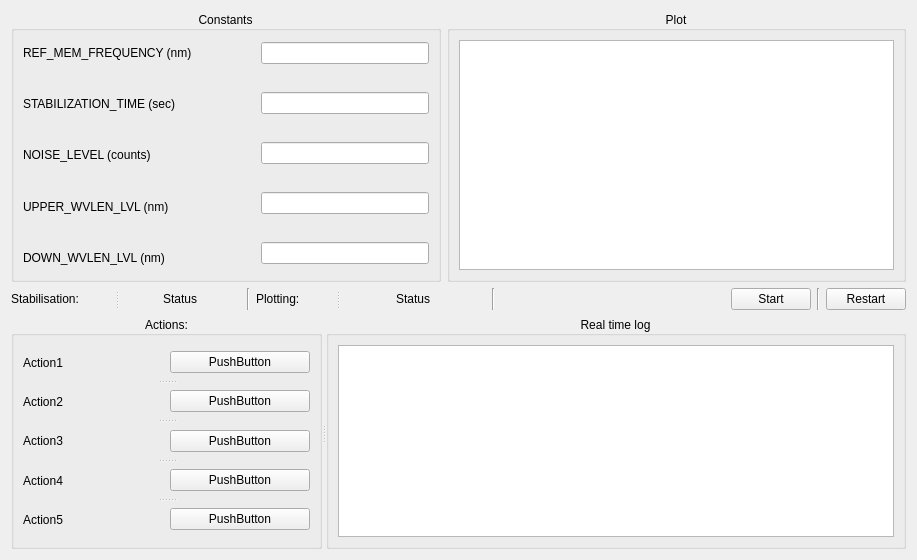
<?xml version="1.0" encoding="UTF-8"?>
<ui version="4.0">
 <class>Form</class>
 <widget class="QWidget" name="Form">
  <property name="geometry">
   <rect>
    <x>0</x>
    <y>0</y>
    <width>917</width>
    <height>560</height>
   </rect>
  </property>
  <property name="windowTitle">
   <string>Form</string>
  </property>
  <layout class="QGridLayout" name="gridLayout_3">
   <item row="0" column="0">
    <layout class="QVBoxLayout" name="verticalLayout_3">
     <item>
      <layout class="QHBoxLayout" name="horizontalLayout_7">
       <item>
        <widget class="QGroupBox" name="groupBox">
         <property name="title">
          <string>Constants</string>
         </property>
         <property name="alignment">
          <set>Qt::AlignCenter</set>
         </property>
         <layout class="QHBoxLayout" name="horizontalLayout_10">
          <item>
           <widget class="QSplitter" name="splitter">
            <property name="orientation">
             <enum>Qt::Vertical</enum>
            </property>
            <widget class="QWidget" name="layoutWidget">
             <layout class="QHBoxLayout" name="horizontalLayout_6">
              <item>
               <layout class="QVBoxLayout" name="verticalLayout">
                <item>
                 <widget class="QLabel" name="label_4">
                  <property name="sizePolicy">
                   <sizepolicy hsizetype="Preferred" vsizetype="Preferred">
                    <horstretch>0</horstretch>
                    <verstretch>0</verstretch>
                   </sizepolicy>
                  </property>
                  <property name="maximumSize">
                   <size>
                    <width>16777215</width>
                    <height>16777215</height>
                   </size>
                  </property>
                  <property name="text">
                   <string>REF_MEM_FREQUENCY (nm)</string>
                  </property>
                 </widget>
                </item>
                <item>
                 <spacer name="horizontalSpacer_4">
                  <property name="orientation">
                   <enum>Qt::Horizontal</enum>
                  </property>
                  <property name="sizeHint" stdset="0">
                   <size>
                    <width>168</width>
                    <height>20</height>
                   </size>
                  </property>
                 </spacer>
                </item>
                <item>
                 <widget class="QLabel" name="label_5">
                  <property name="text">
                   <string>STABILIZATION_TIME (sec)                </string>
                  </property>
                 </widget>
                </item>
                <item>
                 <spacer name="horizontalSpacer_5">
                  <property name="orientation">
                   <enum>Qt::Horizontal</enum>
                  </property>
                  <property name="sizeHint" stdset="0">
                   <size>
                    <width>168</width>
                    <height>20</height>
                   </size>
                  </property>
                 </spacer>
                </item>
                <item>
                 <widget class="QLabel" name="label_7">
                  <property name="text">
                   <string>NOISE_LEVEL (counts)                        </string>
                  </property>
                 </widget>
                </item>
                <item>
                 <spacer name="horizontalSpacer_6">
                  <property name="orientation">
                   <enum>Qt::Horizontal</enum>
                  </property>
                  <property name="sizeHint" stdset="0">
                   <size>
                    <width>168</width>
                    <height>20</height>
                   </size>
                  </property>
                 </spacer>
                </item>
                <item>
                 <widget class="QLabel" name="label_6">
                  <property name="text">
                   <string>UPPER_WVLEN_LVL (nm)                    </string>
                  </property>
                 </widget>
                </item>
                <item>
                 <spacer name="horizontalSpacer_7">
                  <property name="orientation">
                   <enum>Qt::Horizontal</enum>
                  </property>
                  <property name="sizeHint" stdset="0">
                   <size>
                    <width>168</width>
                    <height>20</height>
                   </size>
                  </property>
                 </spacer>
                </item>
                <item>
                 <widget class="QLabel" name="label_8">
                  <property name="text">
                   <string>DOWN_WVLEN_LVL (nm)                    </string>
                  </property>
                 </widget>
                </item>
               </layout>
              </item>
              <item>
               <spacer name="verticalSpacer_2">
                <property name="orientation">
                 <enum>Qt::Vertical</enum>
                </property>
                <property name="sizeHint" stdset="0">
                 <size>
                  <width>20</width>
                  <height>178</height>
                 </size>
                </property>
               </spacer>
              </item>
              <item>
               <layout class="QVBoxLayout" name="verticalLayout_6">
                <item>
                 <widget class="QLineEdit" name="lineEdit">
                  <property name="sizePolicy">
                   <sizepolicy hsizetype="Expanding" vsizetype="Fixed">
                    <horstretch>0</horstretch>
                    <verstretch>0</verstretch>
                   </sizepolicy>
                  </property>
                 </widget>
                </item>
                <item>
                 <spacer name="horizontalSpacer_8">
                  <property name="orientation">
                   <enum>Qt::Horizontal</enum>
                  </property>
                  <property name="sizeHint" stdset="0">
                   <size>
                    <width>168</width>
                    <height>20</height>
                   </size>
                  </property>
                 </spacer>
                </item>
                <item>
                 <widget class="QLineEdit" name="lineEdit_2"/>
                </item>
                <item>
                 <spacer name="horizontalSpacer_9">
                  <property name="orientation">
                   <enum>Qt::Horizontal</enum>
                  </property>
                  <property name="sizeHint" stdset="0">
                   <size>
                    <width>168</width>
                    <height>20</height>
                   </size>
                  </property>
                 </spacer>
                </item>
                <item>
                 <widget class="QLineEdit" name="lineEdit_3"/>
                </item>
                <item>
                 <spacer name="horizontalSpacer_10">
                  <property name="orientation">
                   <enum>Qt::Horizontal</enum>
                  </property>
                  <property name="sizeHint" stdset="0">
                   <size>
                    <width>168</width>
                    <height>20</height>
                   </size>
                  </property>
                 </spacer>
                </item>
                <item>
                 <widget class="QLineEdit" name="lineEdit_4"/>
                </item>
                <item>
                 <spacer name="horizontalSpacer_11">
                  <property name="orientation">
                   <enum>Qt::Horizontal</enum>
                  </property>
                  <property name="sizeHint" stdset="0">
                   <size>
                    <width>168</width>
                    <height>20</height>
                   </size>
                  </property>
                 </spacer>
                </item>
                <item>
                 <widget class="QLineEdit" name="lineEdit_5"/>
                </item>
               </layout>
              </item>
             </layout>
            </widget>
           </widget>
          </item>
         </layout>
        </widget>
       </item>
       <item>
        <widget class="QGroupBox" name="groupBox2">
         <property name="title">
          <string>Plot</string>
         </property>
         <property name="alignment">
          <set>Qt::AlignCenter</set>
         </property>
         <layout class="QHBoxLayout" name="horizontalLayout_11">
          <item>
           <widget class="QGraphicsView" name="graphicsView">
            <property name="autoFillBackground">
             <bool>false</bool>
            </property>
           </widget>
          </item>
         </layout>
        </widget>
       </item>
      </layout>
     </item>
     <item>
      <layout class="QVBoxLayout" name="verticalLayout_2">
       <item>
        <layout class="QHBoxLayout" name="horizontalLayout_9">
         <item>
          <widget class="QSplitter" name="splitter_7">
           <property name="orientation">
            <enum>Qt::Horizontal</enum>
           </property>
           <widget class="QLabel" name="label_3">
            <property name="text">
             <string>Stabilisation:</string>
            </property>
           </widget>
           <widget class="QPushButton" name="pushButton_6">
            <property name="toolTip">
             <string>Stabilisation status</string>
            </property>
            <property name="text">
             <string>Status</string>
            </property>
            <property name="flat">
             <bool>true</bool>
            </property>
           </widget>
          </widget>
         </item>
         <item>
          <widget class="Line" name="line">
           <property name="orientation">
            <enum>Qt::Vertical</enum>
           </property>
          </widget>
         </item>
         <item>
          <widget class="QSplitter" name="splitter_8">
           <property name="orientation">
            <enum>Qt::Horizontal</enum>
           </property>
           <widget class="QLabel" name="label_15">
            <property name="text">
             <string>Plotting:</string>
            </property>
           </widget>
           <widget class="QPushButton" name="pushButton_7">
            <property name="toolTip">
             <string notr="true">Plot is ready or not</string>
            </property>
            <property name="text">
             <string>Status</string>
            </property>
            <property name="autoDefault">
             <bool>false</bool>
            </property>
            <property name="flat">
             <bool>true</bool>
            </property>
           </widget>
          </widget>
         </item>
         <item>
          <widget class="Line" name="line_2">
           <property name="orientation">
            <enum>Qt::Vertical</enum>
           </property>
          </widget>
         </item>
         <item>
          <spacer name="horizontalSpacer_3">
           <property name="orientation">
            <enum>Qt::Horizontal</enum>
           </property>
           <property name="sizeHint" stdset="0">
            <size>
             <width>178</width>
             <height>20</height>
            </size>
           </property>
          </spacer>
         </item>
         <item>
          <widget class="QPushButton" name="pushButton_9">
           <property name="text">
            <string>Start</string>
           </property>
          </widget>
         </item>
         <item>
          <widget class="Line" name="line_3">
           <property name="orientation">
            <enum>Qt::Vertical</enum>
           </property>
          </widget>
         </item>
         <item>
          <layout class="QHBoxLayout" name="horizontalLayout_8">
           <item>
            <widget class="QPushButton" name="pushButton_8">
             <property name="text">
              <string>Restart</string>
             </property>
            </widget>
           </item>
          </layout>
         </item>
        </layout>
       </item>
       <item>
        <widget class="QSplitter" name="splitter_4">
         <property name="orientation">
          <enum>Qt::Horizontal</enum>
         </property>
         <widget class="QGroupBox" name="groupBox3">
          <property name="title">
           <string>Actions:</string>
          </property>
          <property name="alignment">
           <set>Qt::AlignCenter</set>
          </property>
          <layout class="QGridLayout" name="gridLayout_2">
           <item row="0" column="0">
            <widget class="QSplitter" name="splitter_3">
             <property name="orientation">
              <enum>Qt::Vertical</enum>
             </property>
             <widget class="QWidget" name="layoutWidget">
              <layout class="QHBoxLayout" name="horizontalLayout">
               <item>
                <widget class="QLabel" name="label_13">
                 <property name="text">
                  <string>Action1</string>
                 </property>
                </widget>
               </item>
               <item>
                <widget class="QPushButton" name="pushButton">
                 <property name="text">
                  <string>PushButton</string>
                 </property>
                </widget>
               </item>
              </layout>
             </widget>
             <widget class="QWidget" name="layoutWidget">
              <layout class="QHBoxLayout" name="horizontalLayout_2">
               <item>
                <widget class="QLabel" name="label_11">
                 <property name="text">
                  <string>Action2</string>
                 </property>
                </widget>
               </item>
               <item>
                <widget class="QPushButton" name="pushButton_2">
                 <property name="text">
                  <string>PushButton</string>
                 </property>
                </widget>
               </item>
              </layout>
             </widget>
             <widget class="QWidget" name="layoutWidget">
              <layout class="QHBoxLayout" name="horizontalLayout_3">
               <item>
                <widget class="QLabel" name="label_12">
                 <property name="text">
                  <string>Action3</string>
                 </property>
                </widget>
               </item>
               <item>
                <widget class="QPushButton" name="pushButton_4">
                 <property name="text">
                  <string>PushButton</string>
                 </property>
                </widget>
               </item>
              </layout>
             </widget>
             <widget class="QWidget" name="layoutWidget">
              <layout class="QHBoxLayout" name="horizontalLayout_4">
               <item>
                <widget class="QLabel" name="label_10">
                 <property name="text">
                  <string>Action4</string>
                 </property>
                </widget>
               </item>
               <item>
                <widget class="QPushButton" name="pushButton_3">
                 <property name="text">
                  <string>PushButton</string>
                 </property>
                </widget>
               </item>
              </layout>
             </widget>
             <widget class="QWidget" name="layoutWidget">
              <layout class="QHBoxLayout" name="horizontalLayout_5">
               <item>
                <widget class="QLabel" name="label_9">
                 <property name="text">
                  <string>Action5</string>
                 </property>
                </widget>
               </item>
               <item>
                <widget class="QPushButton" name="pushButton_5">
                 <property name="text">
                  <string>PushButton</string>
                 </property>
                </widget>
               </item>
              </layout>
             </widget>
            </widget>
           </item>
          </layout>
         </widget>
         <widget class="QGroupBox" name="groupBox4">
          <property name="title">
           <string>Real time log</string>
          </property>
          <property name="alignment">
           <set>Qt::AlignCenter</set>
          </property>
          <layout class="QGridLayout" name="gridLayout">
           <item row="0" column="0">
            <widget class="QPlainTextEdit" name="plainTextEdit"/>
           </item>
          </layout>
         </widget>
        </widget>
       </item>
      </layout>
     </item>
    </layout>
   </item>
  </layout>
 </widget>
 <resources/>
 <connections/>
</ui>
